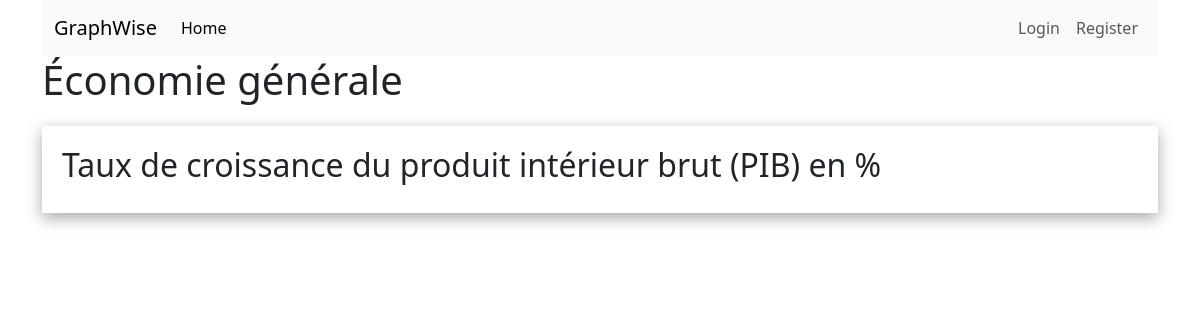
Before: /theme/economie/charts/ with the older database file.
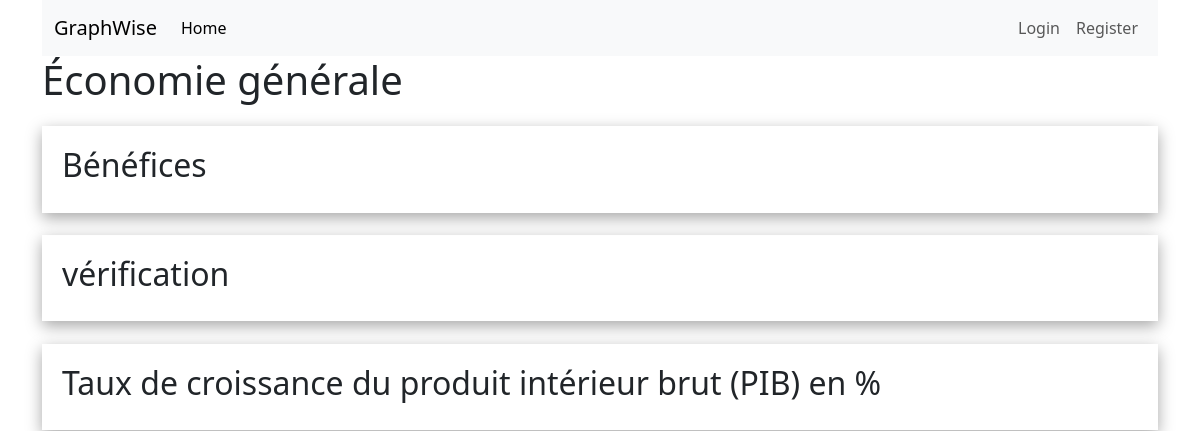
After: the same page with the newer database file.
### json_app/models.py (models this page shows, shortened)
class Theme(models.Model):
    title = models.CharField(max_length=255)
    slug = models.SlugField(unique=True)

class HighchartData(models.Model):
    CHART_TYPES = [
        ('line', 'Série'),
        ('column', 'Histogramme'),
        ('pie', 'Camembert'),
        ('spline', ' Courbe lissée'),
        ('area', 'Aire'),
        ('bar', 'Barre'),
        ('scatter', 'Nuage de points')
    ]
    theme = models.ForeignKey(Theme, on_delete=models.CASCADE, related_name='charts')
    title = models.CharField(max_length=255)
    labels = models.TextField(default="labels")
    values = models.TextField(default="25")
    chart_type = models.CharField(max_length=10, choices=CHART_TYPES, default='line')
    x_axis_title = models.CharField(max_length=50, blank=True, null=True)
    y_axis_title = models.CharField(max_length=50, blank=True, null=True)
    show_legend = models.BooleanField(default=False)
    legend_position = models.CharField(max_length=10, choices=[('top', 'Haut'), ('bottom', 'Bas')], default='top')
    modified_at = models.DateTimeField(auto_now=True)

### json_app/views.py (the view)
# urls.py: path('theme/<slug:theme_slug>/charts/', views.theme_charts, name='theme_charts'),
def theme_charts(request, theme_slug):
    theme = get_object_or_404(Theme, slug=theme_slug)
    charts = theme.charts.all().order_by('-modified_at', '-id')
    charts_data = []
    for chart in charts:
        try:
            try:
                labels = json.loads(chart.labels)
            except json.JSONDecodeError:
                labels = ast.literal_eval(chart.labels)
            try:
                values = json.loads(chart.values)
            except json.JSONDecodeError:
                values = ast.literal_eval(chart.values)
            values = [float(value) for value in values]
            if chart.chart_type == 'pie':
                values = [{'name': label, 'y': value} for label, value in zip(labels, values)]
            charts_data.append({
                'chart': chart,
                'labels_json': json.dumps(labels),
                'data_json': json.dumps(values)
            })
        except Exception as e:
            print(f"Erreur lors du traitement du chart ID {chart.id} : {e}")
            continue  # Ignore ce chart s’il y a un souci
    return render(request, 'json_app/theme_charts.html', {
        'theme': theme,
        'charts_data': charts_data
    })

### json_app/templates/json_app/theme_charts.html (shortened to what this page needs)
{% extends 'base.html' %}
{% block content %}
<h1>{{ theme.title }}</h1>
{% for chart_data in charts_data %}
<div style="box-shadow: rgba(0, 0, 0, 0.35) 0px 5px 15px;margin-top:2%;padding:20px;">
    <h2>{{ chart_data.chart.title }}</h2>
</div>
{% endfor %}
{% endblock content %}

### templates/base.html (shortened to what this page needs)
<!doctype html>
<html lang="en">
  <head>
    <link href="https://cdn.jsdelivr.net/npm/bootstrap@5.3.3/dist/css/bootstrap.min.css" rel="stylesheet">
  </head>
  <body>
  <header>
      <div class="container">
        <nav class="navbar navbar-expand-lg bg-body-tertiary">
          <div class="container-fluid">
            <a class="navbar-brand" href="{% url 'theme_list' %}">GraphWise</a>
            <div class="collapse navbar-collapse" id="navbarNav">
              <ul class="navbar-nav">
                <li class="nav-item">
                  <a class="nav-link active" aria-current="page" href="#">Home</a>
                </li>
              </ul>
              <ul class="navbar-nav ms-auto">
                {% if user.is_authenticated %}
                    <li class="nav-item">
                        <a class="nav-link" href="#">Logout</a>
                    </li>
                {% else %}
                    <li class="nav-item">
                        <a class="nav-link" href="#">Login</a>
                    </li>
                    <li class="nav-item">
                        <a class="nav-link" href="#">Register</a>
                    </li>
                {% endif %}
            </ul>
            </div>
          </div>
        </nav>
      </div>
    </header>
    <div class="container" style="margin-bottom:5%;">
      {% block content %} {% endblock content %}
    </div>
  </body>
</html>

Changed rows visible on the page:
added HighchartData: chart "Bénéfices"
added HighchartData: chart "vérification"
